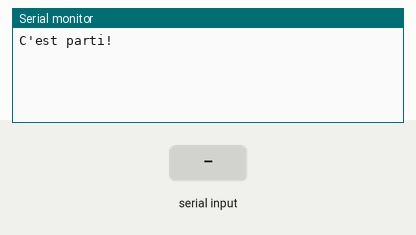
Simulated run of this sketch. Board: Arduino Uno, built with avr-gcc and run on an emulated ATmega328P. Shown: the last lines printed to the serial monitor. The inputs (shaded band) are chosen by the test bench.

Above: at 1.2 s.
1.3 s: "1" received over Serial
At 2.2 s:
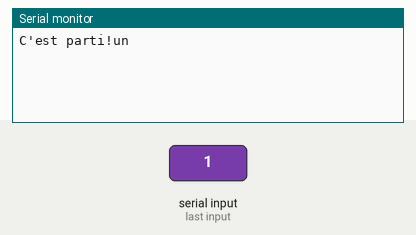
2.8 s: "2" received over Serial
At 3.8 s:
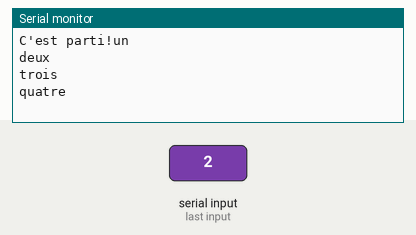

Measured:
- after the input at 1.3 s, the serial monitor: prints a new line at once (image 1)
- after the input at 2.8 s, the serial monitor: prints a new line at once (image 2)

The sketch:

Test_Nb4.ino
```cpp
int data;

void setup()
{
  Serial.begin(9600);
  Serial.print("C'est parti!");
}

void loop()
{
  data=Serial.read();

  switch(data)
  {
      case '1' : Serial.println("un"); break;
      case '2' : Serial.println("deux");
      case '3' : Serial.println("trois");
      case '4' : Serial.println("quatre"); break;
  }

}
```
